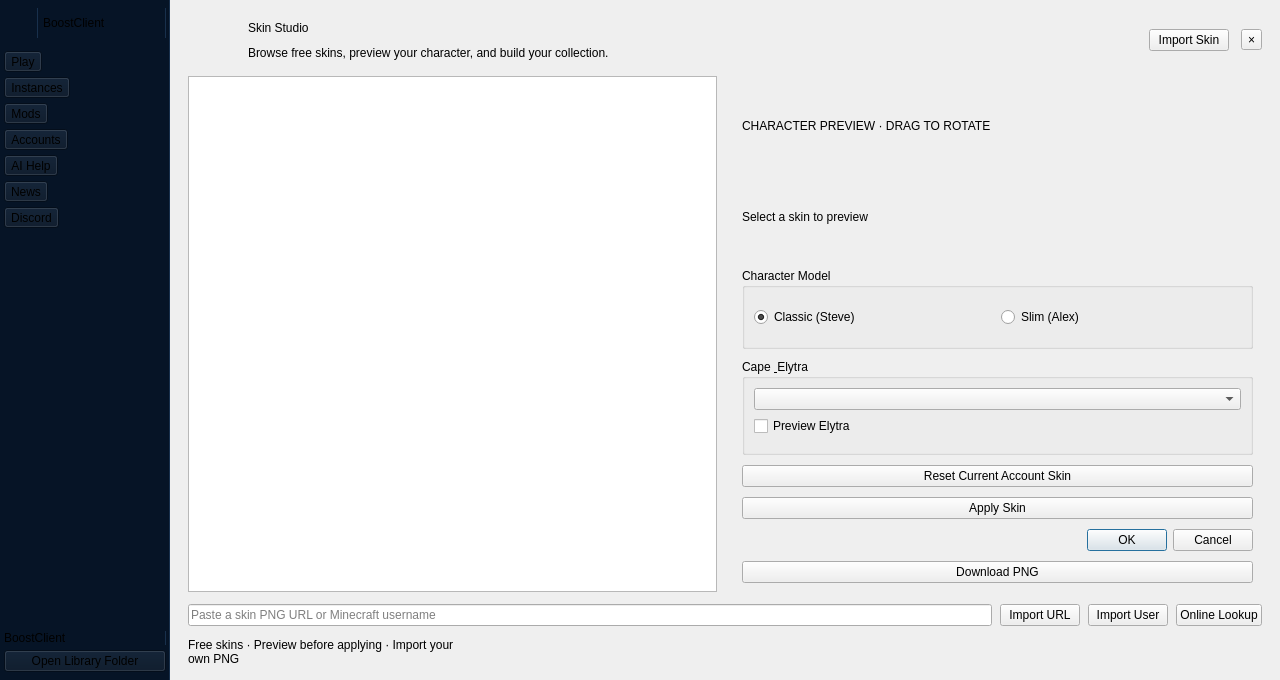
<?xml version="1.0" encoding="UTF-8"?>
<ui version="4.0">
 <class>SkinManageDialog</class>
 <widget class="QDialog" name="SkinManageDialog">
  <property name="geometry">
   <rect>
    <x>0</x>
    <y>0</y>
    <width>1280</width>
    <height>680</height>
   </rect>
  </property>
  <property name="minimumSize">
   <size>
    <width>1120</width>
    <height>620</height>
   </size>
  </property>
  <property name="windowTitle">
   <string>Skin Studio</string>
  </property>
  <layout class="QHBoxLayout" name="rootLayout">
   <property name="spacing">
    <number>0</number>
   </property>
   <property name="leftMargin">
    <number>0</number>
   </property>
   <property name="topMargin">
    <number>0</number>
   </property>
   <property name="rightMargin">
    <number>0</number>
   </property>
   <property name="bottomMargin">
    <number>0</number>
   </property>
   <item>
    <widget class="QWidget" name="studioSidebar">
     <property name="minimumSize">
      <size>
       <width>170</width>
       <height>0</height>
      </size>
     </property>
     <property name="maximumSize">
      <size>
       <width>170</width>
       <height>16777215</height>
      </size>
     </property>
     <property name="styleSheet">
      <string notr="true">background-color: #061426; border-right: 1px solid #18304c;</string>
     </property>
     <layout class="QVBoxLayout" name="sidebarLayout">
      <property name="spacing">
       <number>5</number>
      </property>
      <property name="leftMargin">
       <number>4</number>
      </property>
      <property name="topMargin">
       <number>8</number>
      </property>
      <property name="rightMargin">
       <number>4</number>
      </property>
      <property name="bottomMargin">
       <number>8</number>
      </property>
      <item>
       <layout class="QHBoxLayout" name="brandLayout">
        <property name="leftMargin">
         <number>4</number>
        </property>
        <property name="topMargin">
         <number>0</number>
        </property>
        <property name="rightMargin">
         <number>0</number>
        </property>
        <property name="bottomMargin">
         <number>8</number>
        </property>
        <item>
         <widget class="QLabel" name="brandIconLabel">
          <property name="minimumSize">
           <size>
            <width>30</width>
            <height>30</height>
           </size>
          </property>
          <property name="maximumSize">
           <size>
            <width>30</width>
            <height>30</height>
           </size>
          </property>
          <property name="text">
           <string/>
          </property>
         </widget>
        </item>
        <item>
         <widget class="QLabel" name="brandNameLabel">
          <property name="text">
           <string>BoostClient</string>
          </property>
         </widget>
        </item>
       </layout>
      </item>
      <item>
       <widget class="QToolButton" name="navPlayButton">
        <property name="text">
         <string>Play</string>
        </property>
        <property name="toolButtonStyle">
         <enum>Qt::ToolButtonStyle::ToolButtonTextBesideIcon</enum>
        </property>
       </widget>
      </item>
      <item>
       <widget class="QToolButton" name="navInstancesButton">
        <property name="text">
         <string>Instances</string>
        </property>
        <property name="toolButtonStyle">
         <enum>Qt::ToolButtonStyle::ToolButtonTextBesideIcon</enum>
        </property>
       </widget>
      </item>
      <item>
       <widget class="QToolButton" name="navModsButton">
        <property name="text">
         <string>Mods</string>
        </property>
        <property name="toolButtonStyle">
         <enum>Qt::ToolButtonStyle::ToolButtonTextBesideIcon</enum>
        </property>
       </widget>
      </item>
      <item>
       <widget class="QToolButton" name="navAccountsButton">
        <property name="text">
         <string>Accounts</string>
        </property>
        <property name="checked">
         <bool>true</bool>
        </property>
        <property name="checkable">
         <bool>true</bool>
        </property>
        <property name="toolButtonStyle">
         <enum>Qt::ToolButtonStyle::ToolButtonTextBesideIcon</enum>
        </property>
       </widget>
      </item>
      <item>
       <widget class="QToolButton" name="navAiHelpButton">
        <property name="text">
         <string>AI Help</string>
        </property>
        <property name="toolButtonStyle">
         <enum>Qt::ToolButtonStyle::ToolButtonTextBesideIcon</enum>
        </property>
       </widget>
      </item>
      <item>
       <widget class="QToolButton" name="navNewsButton">
        <property name="text">
         <string>News</string>
        </property>
        <property name="toolButtonStyle">
         <enum>Qt::ToolButtonStyle::ToolButtonTextBesideIcon</enum>
        </property>
       </widget>
      </item>
      <item>
       <widget class="QToolButton" name="navDiscordButton">
        <property name="text">
         <string>Discord</string>
        </property>
        <property name="toolButtonStyle">
         <enum>Qt::ToolButtonStyle::ToolButtonTextBesideIcon</enum>
        </property>
       </widget>
      </item>
      <item>
       <spacer name="sidebarSpacer">
        <property name="orientation">
         <enum>Qt::Orientation::Vertical</enum>
        </property>
        <property name="sizeHint" stdset="0">
         <size>
          <width>20</width>
          <height>40</height>
         </size>
        </property>
       </spacer>
      </item>
      <item>
       <widget class="QLabel" name="brandFooterLabel">
        <property name="text">
        <string>BoostClient</string>
        </property>
       </widget>
      </item>
      <item>
       <widget class="QPushButton" name="openDirBtn">
        <property name="text">
         <string>Open Library Folder</string>
        </property>
       </widget>
      </item>
     </layout>
    </widget>
   </item>
   <item>
    <widget class="QWidget" name="studioContent">
  <layout class="QVBoxLayout" name="verticalLayout">
   <property name="spacing">
    <number>12</number>
   </property>
   <property name="leftMargin">
    <number>18</number>
   </property>
   <property name="topMargin">
    <number>16</number>
   </property>
   <property name="rightMargin">
    <number>18</number>
   </property>
   <property name="bottomMargin">
    <number>14</number>
   </property>
   <item>
    <layout class="QHBoxLayout" name="headerLayout">
     <item>
       <widget class="QLabel" name="studioIconLabel">
        <property name="minimumSize">
         <size>
          <width>48</width>
          <height>48</height>
         </size>
        </property>
        <property name="maximumSize">
         <size>
          <width>48</width>
          <height>48</height>
         </size>
        </property>
        <property name="text">
         <string/>
        </property>
       </widget>
      </item>
      <item>
       <layout class="QVBoxLayout" name="titleLayout">
       <property name="spacing">
        <number>1</number>
       </property>
       <item>
        <widget class="QLabel" name="titleLabel">
         <property name="text">
          <string>Skin Studio</string>
         </property>
        </widget>
       </item>
       <item>
        <widget class="QLabel" name="subtitleLabel">
         <property name="text">
          <string>Browse free skins, preview your character, and build your collection.</string>
         </property>
        </widget>
       </item>
      </layout>
     </item>
     <item>
      <spacer name="headerSpacer">
       <property name="orientation">
        <enum>Qt::Orientation::Horizontal</enum>
       </property>
       <property name="sizeHint" stdset="0">
        <size>
         <width>40</width>
         <height>20</height>
        </size>
       </property>
      </spacer>
     </item>
     <item>
      <widget class="QPushButton" name="fileBtn">
       <property name="text">
        <string>Import Skin</string>
       </property>
      </widget>
     </item>
     <item>
      <widget class="QToolButton" name="closeStudioBtn">
       <property name="text">
        <string>×</string>
       </property>
      </widget>
     </item>
    </layout>
   </item>
   <item>
    <layout class="QHBoxLayout" name="studioTabsLayout">
     <property name="spacing">
      <number>8</number>
     </property>
    </layout>
   </item>
   <item>
    <layout class="QHBoxLayout" name="mainHlLayout">
     <property name="spacing">
      <number>16</number>
     </property>
     <attribute name="stretch">
      <string>7,4</string>
     </attribute>
     <item>
      <layout class="QVBoxLayout" name="browserLayout">
       <property name="spacing">
        <number>8</number>
       </property>
       <item>
        <layout class="QHBoxLayout" name="catalogApiLayout"/>
       </item>
       <item>
        <layout class="QHBoxLayout" name="catalogSearchLayout"/>
       </item>
       <item>
        <layout class="QHBoxLayout" name="catalogCategoryLayout"/>
       </item>
       <item>
        <widget class="QListView" name="listView">
         <property name="contextMenuPolicy">
          <enum>Qt::ContextMenuPolicy::CustomContextMenu</enum>
         </property>
         <property name="acceptDrops">
          <bool>false</bool>
         </property>
         <property name="horizontalScrollBarPolicy">
          <enum>Qt::ScrollBarPolicy::ScrollBarAlwaysOff</enum>
         </property>
         <property name="verticalScrollMode">
          <enum>QAbstractItemView::ScrollMode::ScrollPerPixel</enum>
         </property>
         <property name="movement">
          <enum>QListView::Movement::Static</enum>
         </property>
         <property name="resizeMode">
          <enum>QListView::ResizeMode::Adjust</enum>
         </property>
         <property name="spacing">
          <number>10</number>
         </property>
         <property name="viewMode">
          <enum>QListView::ViewMode::IconMode</enum>
         </property>
         <property name="modelColumn">
          <number>0</number>
         </property>
        </widget>
       </item>
      </layout>
     </item>
     <item>
      <widget class="QFrame" name="previewPanel">
       <property name="frameShape">
        <enum>QFrame::Shape::NoFrame</enum>
       </property>
       <layout class="QVBoxLayout" name="selectedVLayout">
       <property name="spacing">
        <number>10</number>
       </property>
       <item>
        <widget class="QLabel" name="previewTitleLabel">
         <property name="text">
          <string>CHARACTER PREVIEW · DRAG TO ROTATE</string>
         </property>
        </widget>
       </item>
       <item>
        <layout class="QVBoxLayout" name="skinLayout"/>
       </item>
       <item>
        <widget class="QLabel" name="skinNameLabel">
         <property name="text">
          <string>Select a skin to preview</string>
         </property>
        </widget>
       </item>
       <item>
        <widget class="QGroupBox" name="modelBox">
         <property name="title">
          <string>Character Model</string>
         </property>
         <layout class="QHBoxLayout" name="modelLayout">
          <item>
           <widget class="QRadioButton" name="steveBtn">
            <property name="text">
             <string>Classic (Steve)</string>
            </property>
            <property name="checked">
             <bool>true</bool>
            </property>
           </widget>
          </item>
          <item>
           <widget class="QRadioButton" name="alexBtn">
            <property name="text">
             <string>Slim (Alex)</string>
            </property>
           </widget>
          </item>
         </layout>
        </widget>
       </item>
       <item>
        <widget class="QGroupBox" name="capeBox">
         <property name="title">
          <string>Cape &amp; Elytra</string>
         </property>
         <layout class="QVBoxLayout" name="capeLayout">
          <item>
           <widget class="QComboBox" name="capeCombo"/>
          </item>
          <item>
           <widget class="QCheckBox" name="elytraCB">
            <property name="text">
             <string>Preview Elytra</string>
            </property>
           </widget>
          </item>
          <item>
           <widget class="QLabel" name="capeImage">
            <property name="maximumSize">
             <size>
              <width>1</width>
              <height>1</height>
             </size>
            </property>
            <property name="text">
             <string/>
            </property>
           </widget>
          </item>
         </layout>
        </widget>
       </item>
       <item>
        <widget class="QPushButton" name="resetBtn">
         <property name="text">
          <string>Reset Current Account Skin</string>
         </property>
        </widget>
       </item>
       <item>
        <widget class="QPushButton" name="applySkinBtn">
         <property name="text">
          <string>Apply Skin</string>
         </property>
        </widget>
       </item>
       <item>
        <widget class="QDialogButtonBox" name="buttonBox">
         <property name="standardButtons">
          <set>QDialogButtonBox::StandardButton::Cancel|QDialogButtonBox::StandardButton::Ok</set>
         </property>
        </widget>
       </item>
       <item>
        <widget class="QPushButton" name="downloadBtn">
         <property name="text">
          <string>Download PNG</string>
         </property>
        </widget>
       </item>
      </layout>
      </widget>
     </item>
    </layout>
   </item>
   <item>
    <layout class="QHBoxLayout" name="importToolsLayout">
     <property name="spacing">
      <number>8</number>
     </property>
     <item>
      <widget class="QLineEdit" name="urlLine">
       <property name="placeholderText">
        <string>Paste a skin PNG URL or Minecraft username</string>
       </property>
      </widget>
     </item>
     <item>
      <widget class="QPushButton" name="urlBtn">
       <property name="text">
        <string>Import URL</string>
       </property>
      </widget>
     </item>
     <item>
      <widget class="QPushButton" name="userBtn">
       <property name="text">
        <string>Import User</string>
       </property>
      </widget>
     </item>
     <item>
      <widget class="QPushButton" name="browseSkinsBtn">
       <property name="toolTip">
        <string>Look up a Minecraft username or UUID through your Vercel skin API and add the skin to your library.</string>
       </property>
       <property name="text">
        <string>Online Lookup</string>
       </property>
      </widget>
     </item>
    </layout>
   </item>
   <item>
    <layout class="QHBoxLayout" name="buttonsHLayout">
     <item>
      <widget class="QLabel" name="catalogStatusLabel">
       <property name="text">
      <string>Free skins · Preview before applying · Import your own PNG</string>
       </property>
       <property name="wordWrap">
        <bool>true</bool>
       </property>
      </widget>
     </item>
     <item>
       <layout class="QHBoxLayout" name="catalogPaginationLayout"/>
      </item>
      <item>
       <spacer name="footerSpacer">
       <property name="orientation">
        <enum>Qt::Orientation::Horizontal</enum>
       </property>
       <property name="sizeHint" stdset="0">
        <size>
         <width>40</width>
         <height>20</height>
        </size>
       </property>
      </spacer>
     </item>
    </layout>
   </item>
  </layout>
   </widget>
  </item>
 </layout>
  <action name="action_Delete_Skin">
   <property name="text">
    <string>&amp;Delete Skin</string>
   </property>
   <property name="toolTip">
    <string>Deletes selected skin</string>
   </property>
   <property name="shortcut">
    <string>Del</string>
   </property>
  </action>
  <action name="action_Rename_Skin">
   <property name="text">
    <string>&amp;Rename Skin</string>
   </property>
   <property name="toolTip">
    <string>Rename selected skin</string>
   </property>
   <property name="shortcut">
    <string>F2</string>
   </property>
  </action>
 </widget>
 <resources/>
 <connections>
  <connection>
   <sender>buttonBox</sender>
   <signal>rejected()</signal>
   <receiver>SkinManageDialog</receiver>
   <slot>reject()</slot>
   <hints>
    <hint type="sourcelabel">
     <x>617</x>
     <y>736</y>
    </hint>
    <hint type="destinationlabel">
     <x>483</x>
     <y>378</y>
    </hint>
   </hints>
  </connection>
  <connection>
   <sender>buttonBox</sender>
   <signal>accepted()</signal>
   <receiver>SkinManageDialog</receiver>
   <slot>accept()</slot>
   <hints>
    <hint type="sourcelabel">
     <x>617</x>
     <y>736</y>
    </hint>
    <hint type="destinationlabel">
     <x>483</x>
     <y>378</y>
    </hint>
   </hints>
  </connection>
 </connections>
</ui>
